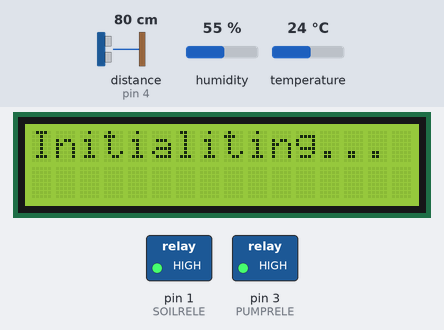
A program run on a simulated Arduino Uno, built with avr-gcc and run on an emulated ATmega328P. Shown: 16×2 character LCD, switched loads named in the program (green lamp = pin HIGH). Wiring (inferred from the names in the program): ultrasonic range finder: trigger pin 5; echo pin 4. The inputs (shaded band) are chosen by the test bench; at power-on: distance to the obstacle (sensor on pin 4) 80 cm, humidity 55 %, temperature 24 °C. The echo pulse lasts 58.3 µs per cm; pins used as bus, display or sensor lines are not drawn.

Above: at 0.18 s.
At 0.6 s:
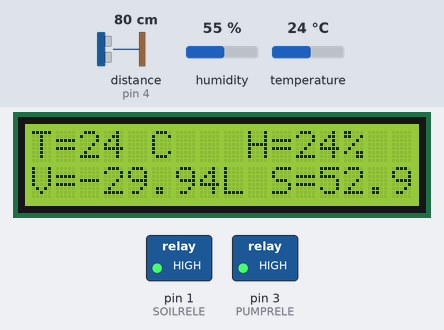
Timing chart, 0 to 2.1 s (numbered marks = the images above):
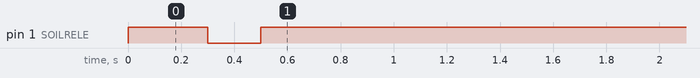

The program:

main.cpp
```cpp
#include <Arduino.h>
#include <SR04.h>
#include <Adafruit_Sensor.h>
#include <DHT.h>
#include <DHT_U.h>
#include <LiquidCrystal.h>

#define TRIG_PIN 5
#define ECHO_PIN 4
#define DHTPIN 2
#define DHTTYPE DHT11
#define SOILRELE 1
#define PUMPRELE 3
#define SOILSENSOR 0

//Variable timer depending on dry level
int long_timer = 60*30;
int short_timer = 2;
int timer = long_timer;

//Distance sensor variable initializing
SR04 sr04 = SR04(ECHO_PIN, TRIG_PIN);
long wtank_distance;
float wtank_volume;
float wtank_radius = 0.125;
float wtank_height = 0.17;
float wtank_maxvolume = wtank_height * PI * wtank_radius * wtank_radius * 1000;
float wtank_minvol = 1.5;

//Temp&Hum sensor variable initializing
long humidity;
long temperature;
long temp_limit =23;
long temp_prev;
DHT_Unified dht(DHTPIN, DHTTYPE);

// LCD variable initializing
LiquidCrystal lcd(7, 8, 9, 10, 11, 12);

//Soil moisture sensor variable initializing
int drysoillimit = 50;
float soilmoisturelevel = 1024;

void setup()
{
  pinMode(SOILRELE, OUTPUT);
  pinMode(PUMPRELE, OUTPUT);
  digitalWrite(SOILRELE, HIGH);
  digitalWrite(PUMPRELE, HIGH);

  //Serial.begin(9600);
  dht.begin();
  // Print temperature sensor details.
  sensor_t sensor;
  dht.temperature().getSensor(&sensor);
  // Print humidity sensor details.
  dht.humidity().getSensor(&sensor);
  // set up the LCD's number of columns and rows:
  lcd.begin(16, 2);
  // Print a message to the LCD.
  lcd.print("Initialiting...");
}
void measWaterLevel()
{
  delay(200);
  //Get distance measure from sensor
  wtank_distance = sr04.Distance();

  //Transform distance to remaining litres
  wtank_volume = wtank_maxvolume - (PI * wtank_radius * wtank_radius * wtank_distance/100)*1000;
}

void measTempHumid()
{
  sensors_event_t event;
  dht.temperature().getEvent(&event);
  if (isnan(event.temperature))
  {
    Serial.println(F("Error reading temperature!"));
  }
  else
  {
    Serial.print(F("Temperature: "));
    temperature = event.temperature;
    Serial.print(temperature);
    Serial.println(F("°C"));
  }
  // Get humidity event and print its value.
  dht.humidity().getEvent(&event);
  if (isnan(event.relative_humidity))
  {
    Serial.println(F("Error reading humidity!"));
  }
  else
  {
    Serial.print(F("Humidity: "));
    humidity = event.relative_humidity;
    Serial.print(humidity);
    Serial.println(F("%"));
  }
}

void lcdUpdate()
{
  lcd.clear();
  lcd.setCursor(0, 0);
  lcd.print("T=");
  lcd.print(temperature);
  lcd.print(F(" C"));

  lcd.print("   ");

  lcd.print("H=");
  lcd.print(temperature);
  lcd.print(F("%"));

  lcd.setCursor(0, 1);
  lcd.print("V=");
  lcd.print(wtank_volume);
  lcd.print("L");

  lcd.print(" S=");
  lcd.print(soilmoisturelevel);
  lcd.print("%");
}

void measSoilMoisture()
{
  digitalWrite(SOILRELE, LOW);
  delay(200);
  soilmoisturelevel = analogRead(SOILSENSOR);
  soilmoisturelevel = abs(((((soilmoisturelevel - 112) / 850)) - 1) * 100);
  digitalWrite(SOILRELE, HIGH);
}

void loop()
{
  //Start measure loop
  measWaterLevel();
  measTempHumid();
  measSoilMoisture();

  //First of all, check if water is available to avoid breaking the pump.
  if (wtank_volume > wtank_minvol && temperature < temp_limit)
  {
    //If soil is wet
    if (soilmoisturelevel >= drysoillimit)
    {
      //Switch off water pump
      digitalWrite(PUMPRELE, HIGH);
      //Set timer to long period between measurements
      timer = long_timer;
    }

    //If soil is dry
    else if (soilmoisturelevel < drysoillimit)
    {
      //Check if water is available in tank before activating pump
      if (wtank_volume > wtank_minvol)
      {
        //Switch on water pump
        digitalWrite(PUMPRELE, LOW);
        //Set timer to short period between measurements
        timer = short_timer;
      }
    }
  }

  //Update LCD with new data
  lcdUpdate();

  //Wait for new measurement
  for (size_t i = 0; i < timer; i++)
  {
    delay(1000);
  }
}
```

Measured:
- by itself, pin 1 (SOILRELE): HIGH → LOW at 0.30 s, → HIGH 0.20 s later
